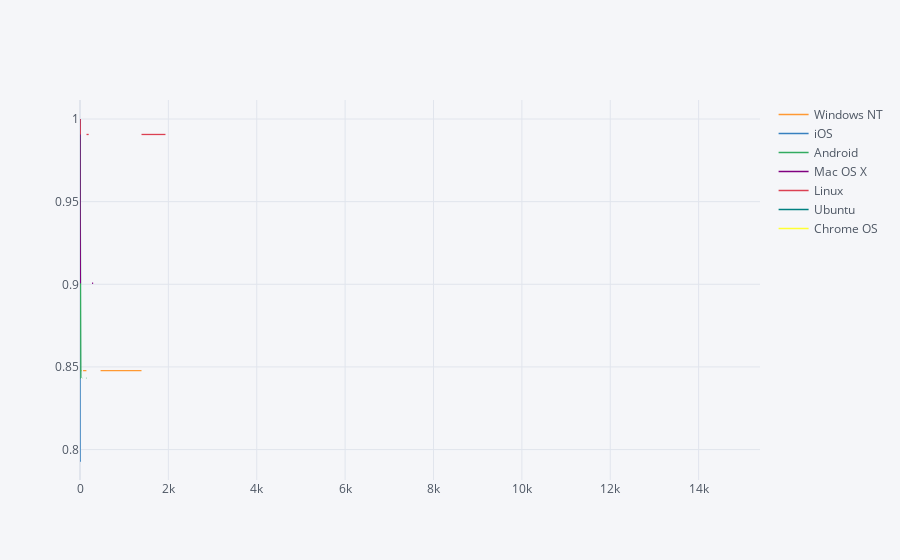

Write notebook code for a chart like this one.
### Code cell
rates.iplot(kind = 'line')

### Figure 1 — Plotly figure (JSON) as saved in the notebook; plotly's stock layout.template omitted (floating-point values rounded to 4 significant figures)
{"data": [{"line": {"color": "rgba(255, 153, 51, 1.0)", "dash": "solid", "shape": "linear", "width": 1.3}, "mode": "lines", "name": "Windows NT", "text": "", "type": "scatter", "x": [0, 1, 2, 3, 4, 5, 6, 7, 8, 9, 10, 11, 12, 13, 14, 15, 16, 17, 18, 19, 20, 21, 22, 23, 24, 26, 28, 30, 32, 33, 34, 35, 36, 39, 42, 44, 48, 52, 56, 60, 64, 69, 72, 75, 80, 99, 112, 135, 145, 147, 196, 271, 298, 466, 758, 1044, 1392, 1934, 9530, 15389], "y": [1, 0.994, 0.9024, 0.8478, 0.8478, 0.8478, 0.8478, 0.8478, 0.8478, 0.8478, 0.8478, 0.8478, 0.8478, 0.8478, 0.8478, 0.8478, 0.8478, 0.8478, 0.8478, 0.8478, 0.8478, "", 0.8478, "", 0.8478, 0.8478, 0.8478, "", 0.8478, 0.8478, 0.8478, 0.8478, 0.8478, 0.8478, 0.8478, 0.8478, "", "", 0.8478, "", "", 0.8478, 0.8478, 0.8478, 0.8478, 0.8478, 0.8478, 0.8478, 0.8478, "", "", 0.8478, "", 0.8478, 0.8478, 0.8478, 0.8478, "", "", 0.8478]}, {"line": {"color": "rgba(55, 128, 191, 1.0)", "dash": "solid", "shape": "linear", "width": 1.3}, "mode": "lines", "name": "iOS", "text": "", "type": "scatter", "x": [0, 1, 2, 3, 4, 5, 6, 7, 8, 9, 10, 11, 12, 13, 14, 15, 16, 17, 18, 19, 20, 21, 22, 23, 24, 26, 28, 30, 32, 33, 34, 35, 36, 39, 42, 44, 48, 52, 56, 60, 64, 69, 72, 75, 80, 99, 112, 135, 145, 147, 196, 271, 298, 466, 758, 1044, 1392, 1934, 9530, 15389], "y": [1, 0.9946, 0.903, 0.7931, 0.7931, 0.7931, 0.7931, 0.7931, 0.7931, 0.7931, 0.7931, 0.7931, 0.7931, 0.7931, 0.7931, 0.7931, 0.7931, 0.7931, 0.7931, 0.7931, 0.7931, "", "", "", 0.7931, "", 0.7931, "", 0.7931, "", 0.7931, "", "", "", "", "", "", "", "", "", "", "", "", "", "", "", "", "", "", "", "", "", "", "", "", "", "", "", "", ""]}, {"line": {"color": "rgba(50, 171, 96, 1.0)", "dash": "solid", "shape": "linear", "width": 1.3}, "mode": "lines", "name": "Android", "text": "", "type": "scatter", "x": [0, 1, 2, 3, 4, 5, 6, 7, 8, 9, 10, 11, 12, 13, 14, 15, 16, 17, 18, 19, 20, 21, 22, 23, 24, 26, 28, 30, 32, 33, 34, 35, 36, 39, 42, 44, 48, 52, 56, 60, 64, 69, 72, 75, 80, 99, 112, 135, 145, 147, 196, 271, 298, 466, 758, 1044, 1392, 1934, 9530, 15389], "y": [1, 0.9923, 0.9156, 0.8433, 0.8433, 0.8433, 0.8433, 0.8433, 0.8433, 0.8433, 0.8433, 0.8433, 0.8433, 0.8433, 0.8433, 0.8433, 0.8433, 0.8433, 0.8433, 0.8433, 0.8433, 0.8433, "", 0.8433, 0.8433, "", 0.8433, "", 0.8433, "", "", 0.8433, "", "", "", "", 0.8433, 0.8433, "", "", "", "", "", "", "", 0.8433, "", 0.8433, 0.8433, "", "", "", "", "", "", "", "", "", "", 0.8433]}, {"line": {"color": "rgba(128, 0, 128, 1.0)", "dash": "solid", "shape": "linear", "width": 1.3}, "mode": "lines", "name": "Mac OS X", "text": "", "type": "scatter", "x": [0, 1, 2, 3, 4, 5, 6, 7, 8, 9, 10, 11, 12, 13, 14, 15, 16, 17, 18, 19, 20, 21, 22, 23, 24, 26, 28, 30, 32, 33, 34, 35, 36, 39, 42, 44, 48, 52, 56, 60, 64, 69, 72, 75, 80, 99, 112, 135, 145, 147, 196, 271, 298, 466, 758, 1044, 1392, 1934, 9530, 15389], "y": [1, 0.9978, 0.9481, 0.9007, 0.9007, 0.9007, 0.9007, 0.9007, 0.9007, 0.9007, "", 0.9007, 0.9007, 0.9007, 0.9007, 0.9007, 0.9007, "", 0.9007, "", 0.9007, "", "", "", 0.9007, "", "", 0.9007, 0.9007, "", "", "", "", "", "", 0.9007, "", "", "", 0.9007, "", "", "", "", "", "", "", "", "", "", "", 0.9007, 0.9007, "", 0.9007, "", "", "", 0.9007, ""]}, {"line": {"color": "rgba(219, 64, 82, 1.0)", "dash": "solid", "shape": "linear", "width": 1.3}, "mode": "lines", "name": "Linux", "text": "", "type": "scatter", "x": [0, 1, 2, 3, 4, 5, 6, 7, 8, 9, 10, 11, 12, 13, 14, 15, 16, 17, 18, 19, 20, 21, 22, 23, 24, 26, 28, 30, 32, 33, 34, 35, 36, 39, 42, 44, 48, 52, 56, 60, 64, 69, 72, 75, 80, 99, 112, 135, 145, 147, 196, 271, 298, 466, 758, 1044, 1392, 1934, 9530, 15389], "y": [1, 0.9987, 0.9933, 0.9906, 0.9906, 0.9906, 0.9906, "", "", "", "", "", "", "", "", "", "", "", "", "", "", "", "", "", "", "", "", "", "", "", "", "", 0.9906, "", "", "", 0.9906, "", 0.9906, "", 0.9906, "", "", "", "", "", "", "", "", 0.9906, 0.9906, "", "", "", 0.9906, "", 0.9906, 0.9906, "", 0.9906]}, {"line": {"color": "rgba(0, 128, 128, 1.0)", "dash": "solid", "shape": "linear", "width": 1.3}, "mode": "lines", "name": "Ubuntu", "text": "", "type": "scatter", "x": [0, 1, 2, 3, 4, 5, 6, 7, 8, 9, 10, 11, 12, 13, 14, 15, 16, 17, 18, 19, 20, 21, 22, 23, 24, 26, 28, 30, 32, 33, 34, 35, 36, 39, 42, 44, 48, 52, 56, 60, 64, 69, 72, 75, 80, 99, 112, 135, 145, 147, 196, 271, 298, 466, 758, 1044, 1392, 1934, 9530, 15389], "y": [1, "", 0.8, "", 0.8, "", "", "", "", "", "", "", "", "", "", "", "", "", "", "", "", "", "", "", "", "", "", "", "", "", "", "", "", "", "", "", "", "", "", "", "", "", "", "", "", "", "", "", "", "", "", "", "", "", "", "", "", "", "", ""]}, {"line": {"color": "rgba(255, 255, 51, 1.0)", "dash": "solid", "shape": "linear", "width": 1.3}, "mode": "lines", "name": "Chrome OS", "text": "", "type": "scatter", "x": [0, 1, 2, 3, 4, 5, 6, 7, 8, 9, 10, 11, 12, 13, 14, 15, 16, 17, 18, 19, 20, 21, 22, 23, 24, 26, 28, 30, 32, 33, 34, 35, 36, 39, 42, 44, 48, 52, 56, 60, 64, 69, 72, 75, 80, 99, 112, 135, 145, 147, 196, 271, 298, 466, 758, 1044, 1392, 1934, 9530, 15389], "y": [1, "", "", "", 1, "", "", "", "", "", "", "", "", "", "", "", "", "", "", "", "", "", "", "", "", 1, "", "", "", "", "", "", "", "", "", "", "", "", "", "", "", "", "", "", "", "", "", "", "", "", "", "", "", "", "", "", "", "", "", ""]}], "layout": {"legend": {"bgcolor": "#F5F6F9", "font": {"color": "#4D5663"}}, "paper_bgcolor": "#F5F6F9", "plot_bgcolor": "#F5F6F9", "title": {"font": {"color": "#4D5663"}}, "xaxis": {"gridcolor": "#E1E5ED", "showgrid": true, "tickfont": {"color": "#4D5663"}, "title": {"font": {"color": "#4D5663"}, "text": ""}, "zerolinecolor": "#E1E5ED"}, "yaxis": {"gridcolor": "#E1E5ED", "showgrid": true, "tickfont": {"color": "#4D5663"}, "title": {"font": {"color": "#4D5663"}, "text": ""}, "zerolinecolor": "#E1E5ED"}}}
